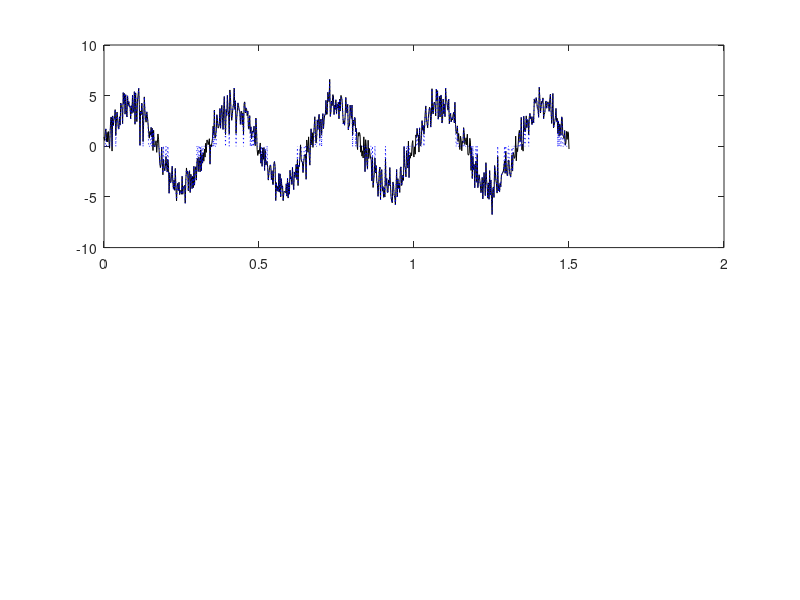

This figure's MATLAB source: (Note: this script raises an error after producing the figure.)
clc;
clear;
close all


A = 4;
f = 3;
sigma = 1;
U1 = 2.5;
U2 = 1.5;

t = 0:0.002:1.5;
s = A*sin(2*pi*f*t);
n = sigma*randn(size(t));
x = s + n;                      
filtered = x;
filtered(abs(filtered) < U2) = 0; 

selected = x > U1;                
t_selected = t(selected);
x_selected = x(selected);


maximum = max(x_selected);
minimum = min(x_selected);
max_points = x_selected == maximum;
min_points = x_selected == minimum;

figure

subplot(2,1,1)
plot(t, x, 'k-')
hold on
plot(t, filtered, 'b:')
yline(U1, 'k--')
yline(U2, 'r--')
hold off
title('Original and filtered signals')
xlabel('Time (s)')
ylabel('Voltage (V)')
legend('Original', 'Filtered', 'U1', 'U2', 'Location', 'southeast')
grid on
xlim([t(1) t(end)])
ylim([min([x -1]) - 1, max([x U1 U2]) + 1])

subplot(2,1,2)
stem(t_selected, x_selected, 'k')
hold on
plot(t_selected(max_points), x_selected(max_points), 'ro', ...
    'MarkerFaceColor', 'r', 'LineStyle', 'none')
plot(t_selected(min_points), x_selected(min_points), 'gd', ...
    'MarkerFaceColor', 'g', 'LineStyle', 'none')
hold off
title('Original signal values above U1')
xlabel('Time (s)')
ylabel('Voltage (V)')
legend('Above U1', 'Maximum', 'Minimum', 'Location', 'southeast')
grid on
xlim([t(1) t(end)])
ylim([0 maximum + 1])
